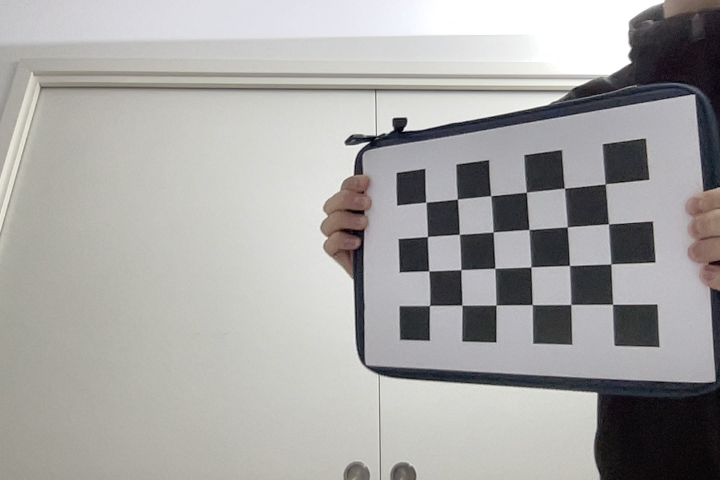
#> input picture Lab_Project_Yago_Juan/assets/calibration/foto_1.jpg, 1440 x 960 px, given in place of the camera (shown at 1/2 size)
$ python pattern_detector.py
#> lines starting #> are read from the running program, lines starting #| are printed output that depends on the picture; after the words box and inside, x2 and y2 are one past the last pixel; in counts of white or black regions, pixels touching at a corner belong together
#> in pattern_detector, frame is the input picture: shape (960, 1440, 3); mean B, G, R 165, 166.6, 167.6
### Lab_Project_Yago_Juan/src/EI.py
from typing import Optional, Tuple
import cv2
import numpy as np
import math
from collections import deque, Counter

# [9 lines left out: function _order_points, not called in this run]

def find_largest_quad(frame_bgr: np.ndarray,
                      min_area_ratio: float = 0.06,
                      canny1: int = 50,
                      canny2: int = 150) -> Optional[np.ndarray]:
    """
    Encuentra en TODO el frame el mayor contorno convexo aproximable a 4 puntos.
    Devuelve quad (4,2) float32 o None.
    """
#> called with min_area_ratio = 0.06, canny1 = 50, canny2 = 150
    h, w = frame_bgr.shape[:2]
#> h = 960; w = 1440
    frame_area = float(h * w)
#> frame_area = 1382400

    gray = cv2.cvtColor(frame_bgr, cv2.COLOR_BGR2GRAY)
    gray = cv2.GaussianBlur(gray, (5, 5), 0)

    edges = cv2.Canny(gray, canny1, canny2)
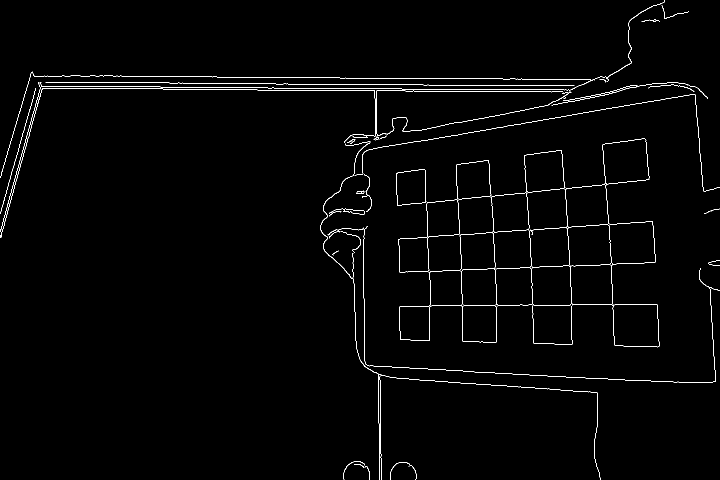
#> edges: shape (960, 1440) (shown at 1/2 size); 1.3% white in thin lines or dots
    edges = cv2.dilate(edges, np.ones((3, 3), np.uint8), iterations=1)
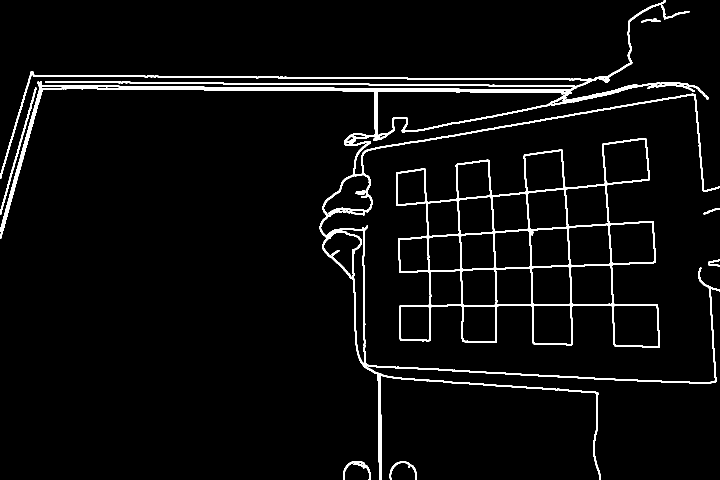
#> edges: shape (960, 1440) (shown at 1/2 size); 4% white; 10 white regions

    cnts, _ = cv2.findContours(edges, cv2.RETR_EXTERNAL, cv2.CHAIN_APPROX_SIMPLE)
#> cnts = 9 contours; largest, box (x1, y1, x2, y2) and area: (792, 276, 1320, 696) 139231, (0, 0, 1440, 960) 56204, (0, 175, 73, 429) 650, (686, 922, 741, 960) 344, (779, 923, 834, 960) 277
    if not cnts:
        return None

    best_quad = None
    best_area = 0.0

    for c in cnts:
        area = cv2.contourArea(c)
        if area < min_area_ratio * frame_area:
            continue

        peri = cv2.arcLength(c, True)
        approx = cv2.approxPolyDP(c, 0.02 * peri, True)

        if len(approx) == 4 and cv2.isContourConvex(approx):
            if area > best_area:
                best_area = area
                best_quad = approx.reshape(4, 2).astype("float32")
#> this loop made 9 passes
#> area on passes 1, 2, 3, 4, 6, 7, 8, 9: 277, 344.5, 112, 90.5, 650, 248, 116.5, 56204.5
#> (area, peri) on pass 5: (139231, 3297.4)
#> after the loop, best_area = 0

    return best_quad

# [13 lines left out: function warp_quad, not called in this run]

def draw_text(img, text, pos, scale=1.0):
    # sombra para legibilidad
#> called with text = 'NO_TARGET (ensenia una hoja rectangular)', pos = (20, 40), scale = 1
    cv2.putText(img, text, pos, cv2.FONT_HERSHEY_SIMPLEX, scale, (0, 0, 0), 4, cv2.LINE_AA)
    # texto rojo
    cv2.putText(img, text, pos, cv2.FONT_HERSHEY_SIMPLEX, scale, (0, 0, 255), 2, cv2.LINE_AA)

class StableLabel:
    """Votación temporal para evitar parpadeos en vídeo."""
    def __init__(self, window_size: int = 12, min_consensus: int = 8):
        self.window = deque(maxlen=window_size)
        self.window_size = window_size
        self.min_consensus = min_consensus

    def update(self, label: str) -> Tuple[str, int, bool]:
        self.window.append(label)
        c = Counter(self.window)
        best_label, count = c.most_common(1)[0]
        stable = (best_label not in ("UNKNOWN", "NO_TARGET")) and (count >= self.min_consensus)
        return best_label, count, stable

    def reset(self):
        self.window.clear()

class PatternDetector:
    """
    Detector robusto dentro de la hoja rectificada:
    - Normaliza iluminación (CLAHE)
    - Recorta un margen interior para evitar bordes/sombras
    - Canny + HoughLinesP para líneas
    - HoughCircles para círculos
    Devuelve (label, score, dbg)
    """

    def __init__(self, inner_margin_ratio: float = 0.10, debug: bool = False):
        self.inner_margin_ratio = inner_margin_ratio
        self.debug = debug
        self.clahe = cv2.createCLAHE(clipLimit=2.0, tileGridSize=(8, 8))

    # [120 lines left out: functions _crop_inner, _preprocess, _detect_lines, _detect_circle, detect, not called in this run]

class SequenceDecoder:
    """
    - Memoriza hasta 4 patrones confirmados.
    - Secuencia esperada: ["LINE_H", "LINE_V", "CIRCLE"]
    - Si el orden falla -> BLOCK y reset (por defecto).
    - Si completa -> ALLOW y reset.
    """

    def __init__(self, expected_sequence, max_len=4, reset_on_block=True):
        if not expected_sequence:
            raise ValueError("expected_sequence no puede ser vacío")
        if len(expected_sequence) > max_len:
            raise ValueError("expected_sequence no puede ser mayor que max_len")

        self.expected = list(expected_sequence)
        self.max_len = max_len
        self.reset_on_block = reset_on_block
        self.buffer = deque(maxlen=max_len)

    def reset(self):
        self.buffer.clear()

    def state(self):
        return list(self.buffer)

    # [14 lines left out: function update, not called in this run]

### Lab_Project_Yago_Juan/src/pattern_detector.py
import cv2
from EI import find_largest_quad, warp_quad, draw_text, PatternDetector, StableLabel, SequenceDecoder
import time

def pattern_detector():
    detector = PatternDetector(inner_margin_ratio=0.10, debug=False)
    stabilizer = StableLabel(window_size=12, min_consensus=8)

    expected = ["LINE_H", "LINE_V", "LINE_D1", "CIRCLE"]
    decoder = SequenceDecoder(expected_sequence=expected, max_len=4, reset_on_block=True)

    cap = cv2.VideoCapture(0)
    if not cap.isOpened():
        raise RuntimeError("No se pudo abrir la cámara.")

    last_event_label = None
    message = "Muestra: LINE_H -> LINE_V -> LINE_D1 -> CIRCLE"
    message_timer = 0

    print("Controles:")
    print("  q -> salir")
    print("  r -> reset secuencia")
    print("Secuencia esperada:", expected, "\n")

    while True:
        ret, frame = cap.read()
        if not ret:
            continue

        quad = find_largest_quad(frame, min_area_ratio=0.06)

        if quad is not None:
            cv2.polylines(frame, [quad.astype(int)], True, (0, 255, 0), 2)
            warped = warp_quad(frame, quad, out_size=600)

            label, score, _dbg = detector.detect(warped)
            if score < 0.55:
                label = "UNKNOWN"

            stable_label, count, stable = stabilizer.update(label)

            draw_text(frame, f"Now: {label} ({score:.2f})", (20, 40), scale=1.0)
            draw_text(frame,
                      f"Stable: {stable_label} ({count}/{stabilizer.window_size})" if stable
                      else f"Stable: --- ({count}/{stabilizer.window_size})",
                      (20, 80), scale=1.0)

            if stable and stable_label not in ("UNKNOWN", "NO_TARGET"):
                if stable_label != last_event_label:
                    last_event_label = stable_label
                    print(f"[EVENTO] {stable_label}")

                    status, buf = decoder.update(stable_label)

                    if status == "IN_PROGRESS":
                        message = f"Secuencia: {buf}"
                        message_timer = 50

                    elif status == "BLOCK":
                        message = "BLOCK ❌ Orden incorrecto. Reset."
                        message_timer = 90
                        print("[DECODER] BLOCK")

                    elif status == "ALLOW":
                        message = "ALLOW ✅ Secuencia correcta. Paso permitido."
                        message_timer = 120
                        print("[DECODER] ALLOW")
                        time.sleep(0.5)
                        break

            cv2.imshow("Rectified", warped)

        else:
            stabilizer.update("UNKNOWN")
            draw_text(frame, "NO_TARGET (ensenia una hoja rectangular)", (20, 40), scale=1.0)

        draw_text(frame, f"Buffer: {decoder.state()}", (20, 120), scale=0.9)
#> call 2 of draw_text, with text = 'Buffer: []', pos = (20, 120), scale = 0.9
#> in draw_text (call 2), `cv2.putText(img, text, pos, cv2.FONT_HERSHEY_SIMPLEX, scale, (0, 0, 25..`:
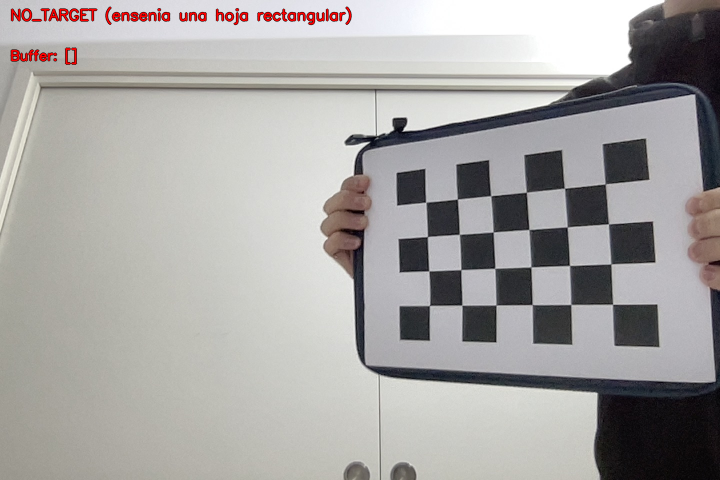
#> img: shape (960, 1440, 3) (shown at 1/2 size); mean B, G, R 163.4, 165.1, 167.3

        if message_timer > 0:
            draw_text(frame, message, (20, 160), scale=0.9)
            message_timer -= 1

        cv2.imshow("Webcam - Detector + Decoder", frame)

        key = cv2.waitKey(1) & 0xFF
#> (key q is pressed here)
        if key == ord("q"):
            break
        elif key == ord("r"):
            decoder.reset()
            stabilizer.reset()
            last_event_label = None
            message = "Reset manual ✅"
            message_timer = 60
            print("[INFO] Reset manual.")

    cap.release()
    cv2.destroyAllWindows()

if __name__ == "__main__":
    pattern_detector()

$ run again, on Lab_Project_Yago_Juan/assets/calibration/foto_10.jpg
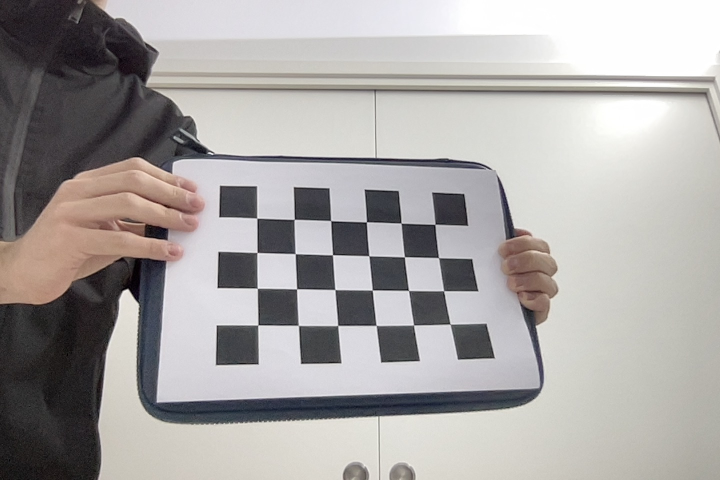
#> input picture Lab_Project_Yago_Juan/assets/calibration/foto_10.jpg, 1440 x 960 px, given in place of the camera (shown at 1/2 size)
#> in pattern_detector, frame is the input picture: shape (960, 1440, 3); mean B, G, R 164, 165.4, 168.8
#> in find_largest_quad, `edges = cv2.dilate(edges, np.ones((3, 3), np.uint8), iterations=1)`:
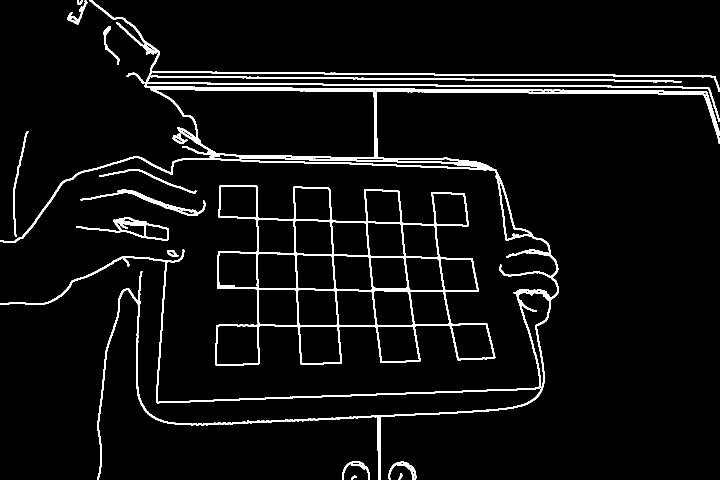
#> edges: shape (960, 1440) (shown at 1/2 size); 5% white; 17 white regions
#> cnts = 17 contours; largest, box (x1, y1, x2, y2) and area: (431, 370, 991, 732) 130712, (0, 0, 1440, 960) 82988, (152, 434, 338, 482) 3134, (305, 142, 1440, 184) 2402, (161, 378, 411, 432) 1505
#> the loop in find_largest_quad, `for c in cnts:` made 17 passes
#> area on passes 1, 2, 3, 4, 5, 6, 7, 9: 40, 43.5, 473, 433, 168, 3134, 1505, 545.5
#> after the loop in find_largest_quad, `for c in cnts:`: best_area = 0
#> in draw_text (call 2), `cv2.putText(img, text, pos, cv2.FONT_HERSHEY_SIMPLEX, scale, (0, 0, 25..`:
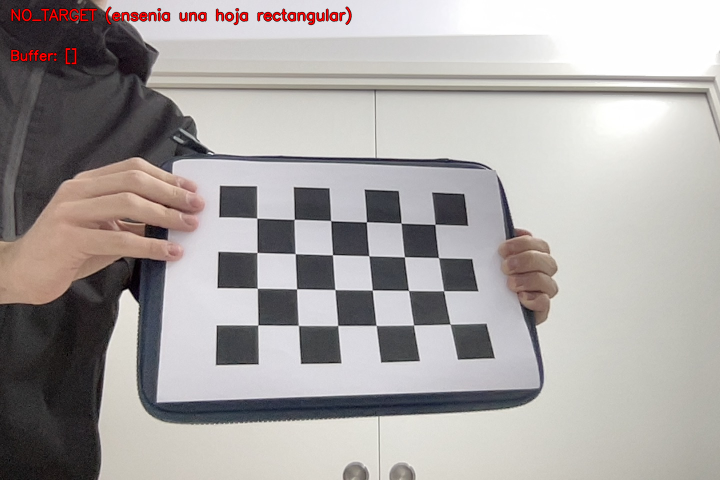
#> img: shape (960, 1440, 3) (shown at 1/2 size); mean B, G, R 163, 164.4, 169

$ run again, on Lab_Project_Yago_Juan/assets/calibration/foto_11.jpg
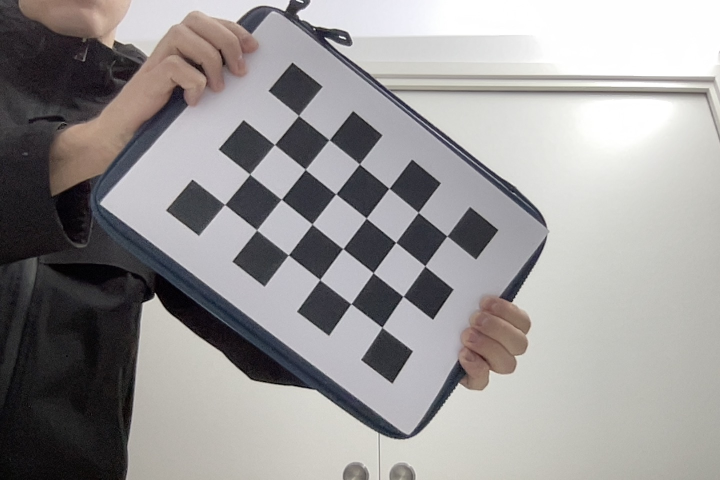
#> input picture Lab_Project_Yago_Juan/assets/calibration/foto_11.jpg, 1440 x 960 px, given in place of the camera (shown at 1/2 size)
#> in pattern_detector, frame is the input picture: shape (960, 1440, 3); mean B, G, R 150.6, 150.8, 153.4
#> in find_largest_quad, `edges = cv2.dilate(edges, np.ones((3, 3), np.uint8), iterations=1)`:
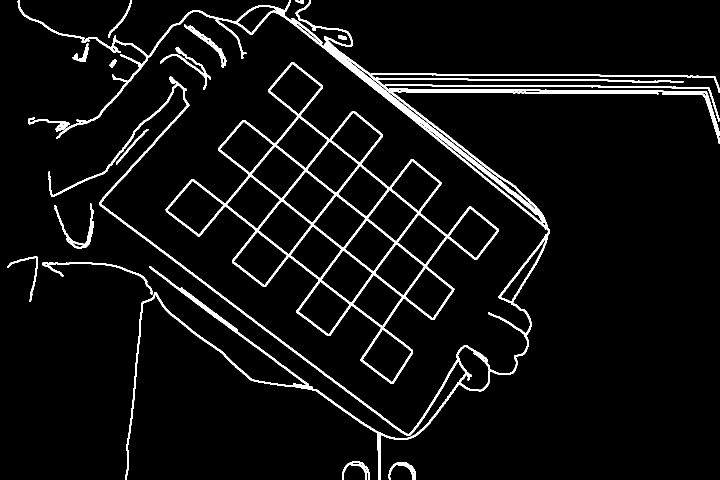
#> edges: shape (960, 1440) (shown at 1/2 size); 5.5% white; 16 white regions
#> cnts = 16 contours; largest, box (x1, y1, x2, y2) and area: (331, 124, 997, 768) 153988, (35, 0, 1440, 960) 47106, (108, 407, 188, 497) 989, (368, 49, 453, 136) 934, (320, 94, 422, 180) 764
#> the loop in find_largest_quad, `for c in cnts:` made 16 passes
#> area on passes 1, 2, 3, 4, 5, 6, 7, 9: 462, 470, 755, 384.5, 989, 311.5, 499.5, 116
#> after the loop in find_largest_quad, `for c in cnts:`: best_area = 0
#> in draw_text (call 2), `cv2.putText(img, text, pos, cv2.FONT_HERSHEY_SIMPLEX, scale, (0, 0, 25..`:
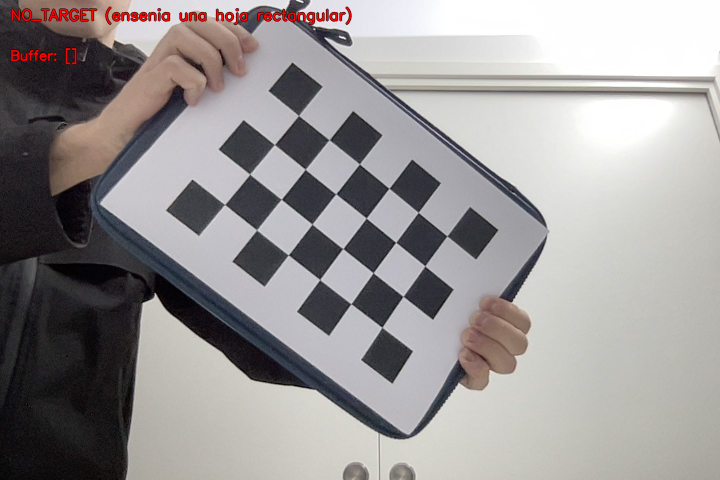
#> img: shape (960, 1440, 3) (shown at 1/2 size); mean B, G, R 149.6, 149.8, 153.5

$ run again, on Lab_Project_Yago_Juan/assets/calibration/foto_12.jpg
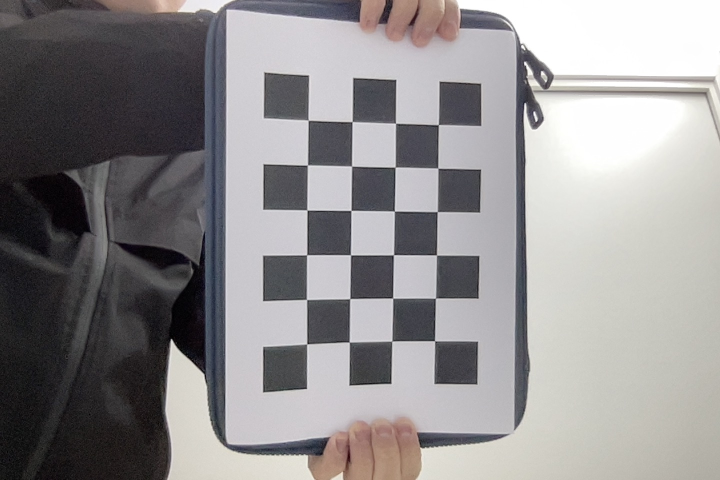
#> input picture Lab_Project_Yago_Juan/assets/calibration/foto_12.jpg, 1440 x 960 px, given in place of the camera (shown at 1/2 size)
#> in pattern_detector, frame is the input picture: shape (960, 1440, 3); mean B, G, R 143.1, 142.2, 144.6
#> in find_largest_quad, `edges = cv2.dilate(edges, np.ones((3, 3), np.uint8), iterations=1)`:
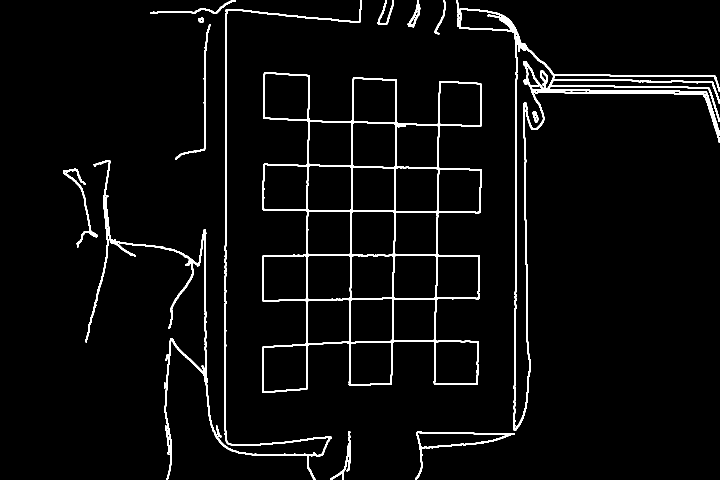
#> edges: shape (960, 1440) (shown at 1/2 size); 3.8% white; 15 white regions
#> cnts = 14 contours; largest, box (x1, y1, x2, y2) and area: (524, 144, 964, 786) 192674, (912, 0, 1440, 862) 32068, (171, 0, 724, 960) 8500, (830, 863, 1030, 960) 4416, (126, 337, 195, 495) 786
#> the loop in find_largest_quad, `for c in cnts:` made 14 passes
#> area on passes 1, 2, 3, 5, 7, 8, 9, 10: 4416.5, 549.5, 135, 786.5, 704.5, 85.5, 32067.5, 206
#> after the loop in find_largest_quad, `for c in cnts:`: best_area = 0
#> in draw_text (call 2), `cv2.putText(img, text, pos, cv2.FONT_HERSHEY_SIMPLEX, scale, (0, 0, 25..`:
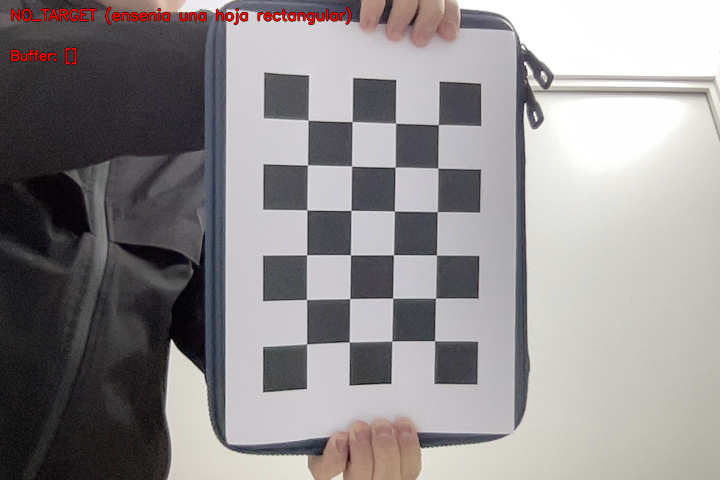
#> img: shape (960, 1440, 3) (shown at 1/2 size); mean B, G, R 142.3, 141.4, 145
